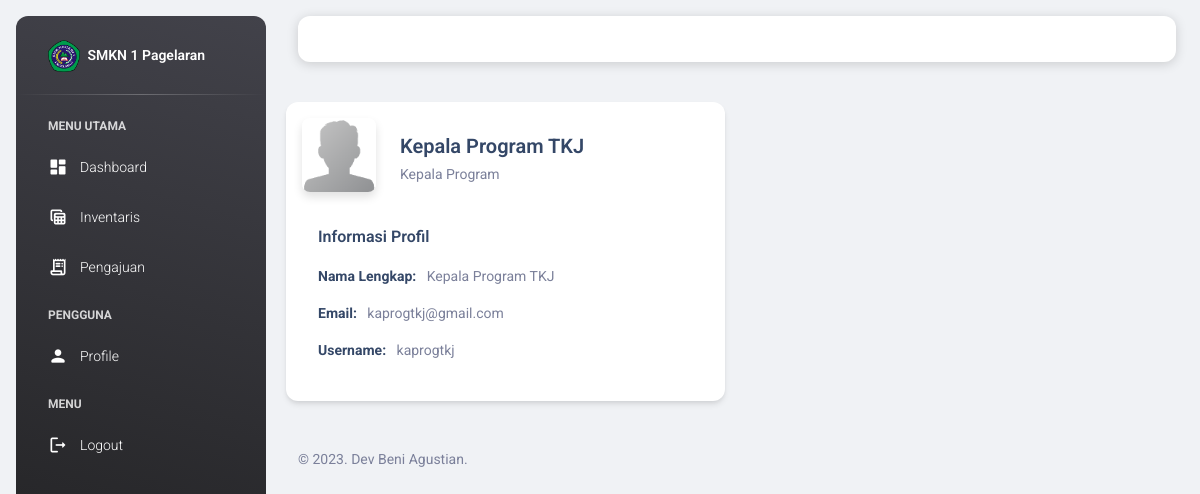
/view_user/profile.php (signed in), run on the app's committed database.
### tables this page shows
CREATE TABLE `users` (
  `id_user` int(11) NOT NULL,
  `nama` varchar(255) NOT NULL,
  `username` varchar(255) NOT NULL,
  `email` varchar(255) NOT NULL,
  `password` varchar(255) NOT NULL,
  `image` varchar(255) NOT NULL,
  `role_id` int(11) NOT NULL,
  `date_created` date NOT NULL,
  `is_active` int(11) NOT NULL
);

CREATE TABLE `users_role` (
  `id_role` int(11) NOT NULL,
  `role` varchar(255) NOT NULL
);

### functions.php (called while the page is built, shortened)
<?php
$conn = mysqli_connect("localhost", "root", "", "db_siib");
function query($query)
{
    global $conn;
    $result = mysqli_query($conn, $query);
    $rows = [];
    while ($row = mysqli_fetch_assoc($result)) {
        $rows[] = $row;
    }
    return $rows;
}

### view_user/profile.php (the view, shortened to what this page needs)
<?php
include "../templates/header.php";
?>
<div class="row mb-4">
    <div class="col-12 col-md-6">
        <div class="card card-body">
            <div class="row gx-4 mb-2">
                <div class="col-auto">
                    <div class="avatar avatar-xl position-relative">
                        <img src="../assets/img/<?= $user["image"] ?>" alt="profile_image"
                            class="w-100 border-radius-lg shadow-sm">
                    </div>
                </div>
                <div class="col-auto my-auto">
                    <div class="h-100">
                        <h5 class="mb-1">
                            <?= $user["nama"] ?>
                        </h5>
                        <p class="mb-0 font-weight-normal text-sm">
                            <?= $user["role"] ?>
                        </p>
                    </div>
                </div>
            </div>
            <div class="row">
                <div class="col-12">
                    <div class="card card-plain h-100">
                        <div class="card-header pb-0 p-3">
                            <div class="row">
                                <div class="col-md-8 d-flex align-items-center">
                                    <h6 class="mb-0">Informasi Profil</h6>
                                </div>
                                <div class="col-md-4 text-end">
                                    <a href="profile_edit.php">
                                        <i class="fas fa-user-edit text-secondary text-sm" data-bs-toggle="tooltip"
                                            data-bs-placement="top" title="Edit Profile"></i>
                                    </a>
                                </div>
                            </div>
                        </div>
                        <div class="card-body p-3">
                            <ul class="list-group">
                                <li class="list-group-item border-0 ps-0 pt-0 text-sm"><strong class="text-dark">Nama
                                        Lengkap:</strong>
                                    <?= $user["nama"] ?>
                                </li>
                                <li class="list-group-item border-0 ps-0 text-sm"><strong
                                        class="text-dark">Email:</strong>
                                    <?= $user["email"] ?>
                                </li>
                                <li class="list-group-item border-0 ps-0 text-sm"><strong
                                        class="text-dark">Username:</strong>
                                    <?= $user["username"] ?>
                                </li>
                            </ul>
                        </div>
                    </div>
                </div>
            </div>
        </div>
    </div>
</div>
<?php
include "../templates/footer.php";
?>

### data on the page
users: image (placeholder picture), nama "Kepala Program TKJ", users_role.role "Kepala Program", email "kaprogtkj@gmail.com", username "kaprogtkj"
